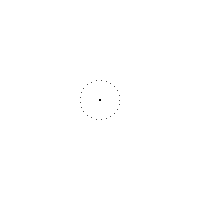
Frame 1 (no input)
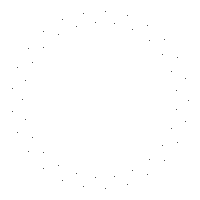
Frame 60 (the mouse pressed at the canvas centre just before this capture)
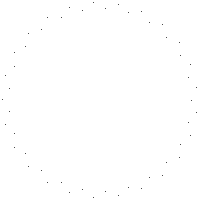
Frame 120 (the mouse held since frame 60 and released just before this capture)

The Processing sketch that drew these frames (run headless with seeded random() and noise(); from frame 60 on, the mouse is pressed at the canvas centre):

// Processing sketch: p08_particles_in_harmonic_motion_around_center
// ── p08_particles_in_harmonic_motion_around_center.pde
Particle[] particles;

float sign(float num) {
  if (num >= 0) return 1;
  else return -1;
}

void setup() {
  size(200,200);
  
  particles = new Particle[50];
  float time = 0;
  for (int i = 0; i < particles.length; i++) {
    float angle = TWO_PI / particles.length * i;
    time = -time + 0.2; // alternate 0 and 0.2
    particles[i] = new Particle(angle,time);
  }
}

void draw() {
  background(255);
  blendMode(DARKEST);
  
  for (Particle p: particles)
    p.display();
    
  for (Particle p: particles)
    p.update();
}

class Particle {
  
  float angle;
  float time;
  
  Particle(float angle_, float time_) {
    angle = angle_;
    time = time_;
  }
  
  void display() {
    pushMatrix();
    translate(width/2,height/2);
    rotate(angle);
    point(100*sin(time),0);
    popMatrix();
  }
  
  void update() {
    time += 0.015;
  }
}
